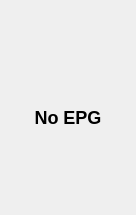
<?xml version="1.0" encoding="UTF-8"?>
<ui version="4.0">
 <class>EpgScheduleChannel</class>
 <widget class="QStackedWidget" name="EpgScheduleChannel">
  <property name="geometry">
   <rect>
    <x>0</x>
    <y>0</y>
    <width>136</width>
    <height>215</height>
   </rect>
  </property>
  <property name="windowIcon">
   <iconset resource="../../../data/icons.qrc">
    <normaloff>:/icons/48x48/calendar.png</normaloff>:/icons/48x48/calendar.png</iconset>
  </property>
  <property name="currentIndex">
   <number>0</number>
  </property>
  <widget class="QWidget" name="pageNoEpg">
   <layout class="QVBoxLayout" name="verticalLayout">
    <item>
     <spacer name="verticalSpacertop">
      <property name="orientation">
       <enum>Qt::Vertical</enum>
      </property>
      <property name="sizeHint" stdset="0">
       <size>
        <width>20</width>
        <height>40</height>
       </size>
      </property>
     </spacer>
    </item>
    <item>
     <widget class="QLabel" name="labelNoEpgIcon">
      <property name="text">
       <string/>
      </property>
      <property name="pixmap">
       <pixmap resource="../../../data/icons.qrc">:/icons/24x24/remove.png</pixmap>
      </property>
      <property name="alignment">
       <set>Qt::AlignCenter</set>
      </property>
     </widget>
    </item>
    <item>
     <widget class="QLabel" name="labelNoEpg">
      <property name="text">
       <string>&lt;h2&gt;No EPG&lt;/h2&gt;</string>
      </property>
      <property name="alignment">
       <set>Qt::AlignCenter</set>
      </property>
     </widget>
    </item>
    <item>
     <spacer name="verticalSpacerBottom">
      <property name="orientation">
       <enum>Qt::Vertical</enum>
      </property>
      <property name="sizeHint" stdset="0">
       <size>
        <width>20</width>
        <height>40</height>
       </size>
      </property>
     </spacer>
    </item>
   </layout>
  </widget>
  <widget class="QWidget" name="pageEpg">
   <layout class="QVBoxLayout" name="verticalLayout_2">
    <property name="spacing">
     <number>0</number>
    </property>
    <property name="margin">
     <number>0</number>
    </property>
    <item>
     <widget class="QListView" name="view">
      <property name="editTriggers">
       <set>QAbstractItemView::NoEditTriggers</set>
      </property>
      <property name="alternatingRowColors">
       <bool>true</bool>
      </property>
     </widget>
    </item>
    <item>
     <widget class="QComboBox" name="comboDate"/>
    </item>
   </layout>
  </widget>
 </widget>
 <resources>
  <include location="../../../data/icons.qrc"/>
 </resources>
 <connections/>
</ui>
